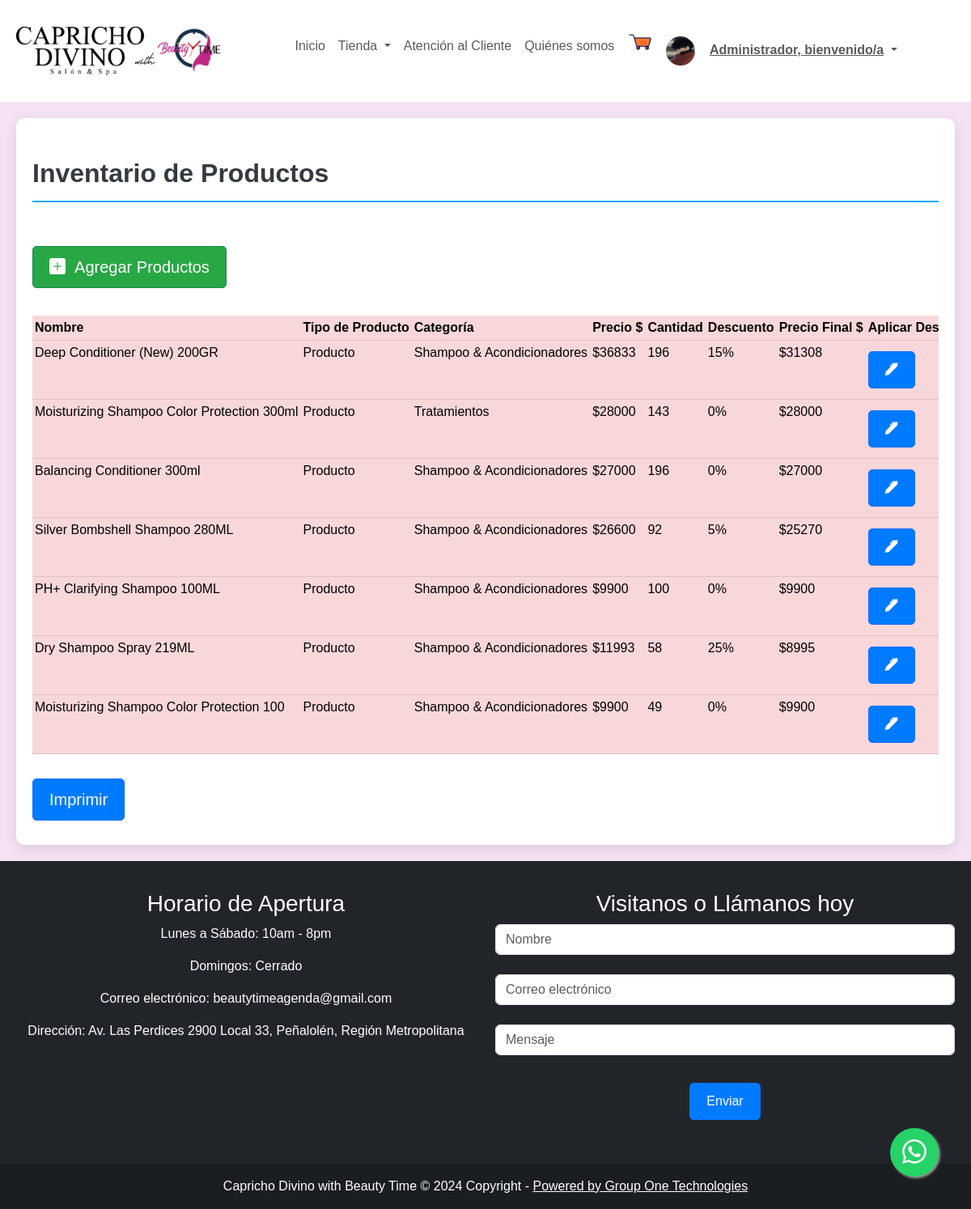
The app's page /paginas/inventario (signed in) with its own data.
### core/models.py (models this page shows, shortened)
class User(AbstractUser):
    CLIENTE = 'Cliente'
    ADMINISTRADOR = 'Administrador'
    TIPO_USUARIO = [
        (CLIENTE, 'Cliente'),
        (ADMINISTRADOR, 'Administrador'),
    ]
    picture = models.ImageField(default = 'users/profile_default.png', upload_to='media/users/')
    direccion = models.CharField(max_length=60, null=True, blank =True)
    region = models.CharField(max_length=200, choices=REGIONES, default=REGIONES[0][0])
    comuna = models.CharField(max_length=200, choices=COMUNAS, default=COMUNAS[0][0])
    telefono = models.CharField(max_length=9, null=True, validators=[MinLengthValidator(9)])
    fecha_nac = models.DateField(null=True)
    tipo_user = models.CharField(max_length=60, choices=TIPO_USUARIO, default=CLIENTE, null=True, blank=True )

class Item(models.Model):
    nombre = models.CharField(max_length=100, null=False)
    descripcion = models.TextField(null=True, blank=True)
    categoria = models.ForeignKey(Categoria, on_delete=models.CASCADE, related_name='items')
    tipo = models.CharField(max_length=50, choices=[('producto', 'Producto'), ('servicio', 'Servicio')])
    costo = models.IntegerField(default=0)
    costo2 = models.IntegerField(default=0)
    picture = models.ImageField(upload_to='media/items/', null=True, blank=True)
    descuento = models.DecimalField(max_digits=4, decimal_places=2, null=True, blank=True, default=0.00)
    class Meta:
        verbose_name = 'item'
        verbose_name_plural = 'items'

class Producto(Item):
    cantidad = models.PositiveIntegerField(default=0)
    class Meta:
        verbose_name = 'producto'
        verbose_name_plural = 'productos'

class Item(models.Model):
    nombre = models.CharField(max_length=100, null=False)
    descripcion = models.TextField(null=True, blank=True)
    categoria = models.ForeignKey(Categoria, on_delete=models.CASCADE, related_name='items')
    tipo = models.CharField(max_length=50, choices=[('producto', 'Producto'), ('servicio', 'Servicio')])
    costo = models.IntegerField(default=0)
    costo2 = models.IntegerField(default=0)
    picture = models.ImageField(upload_to='media/items/', null=True, blank=True)
    descuento = models.DecimalField(max_digits=4, decimal_places=2, null=True, blank=True, default=0.00)
    class Meta:
        verbose_name = 'item'
        verbose_name_plural = 'items'

class Categoria(models.Model):
    nombre = models.CharField(max_length=100, unique=True)
    def __str__(self):
        return self.nombre

### core/views.py (the view)
# urls.py: path('paginas/inventario', views.inventarioProducto, name="inventario"),
@login_required
def inventarioProducto(request):
    productos = Producto.objects.all()
    form = editarProductoForm()
    context = {
        'productos': productos,
        'form':form
    }
    return render(request, 'inventario/inventario.html', context)

### core/forms.py
class editarProductoForm(forms.ModelForm):
    costo = forms.DecimalField(widget=forms.NumberInput(attrs={'type': 'number'}),required=True, label='Costo')
    descuento = forms.DecimalField(widget=forms.NumberInput(attrs={'type': 'number'}), max_digits=4, decimal_places=2, required=True, label='Descuento')
    class Meta:
        model = Producto
        fields = ['costo', 'descuento']
        labels = {
            'costo': 'Costo',
            'descuento': 'Descuento',
        }
        widgets = {
            'costo': forms.NumberInput(attrs={'id': 'costo_editar'}),
            'descuento': forms.NumberInput(attrs={'id': 'descuento_editar'}),
        }

### core/cart.py (called while the page is built, shortened)
  def __iter__(self):
    cart = copy.deepcopy(self.cart)
    productos = Producto.objects.filter(id__in=cart)
    for producto in productos:
      cart[str(producto.id)]["producto"] = producto

### core/context_processors.py (called while the page is built)
def cart_badge(request):
    cart = Cart(request)
    item_count = sum(item['cantidad'] for item in cart)
    return {'cart_badge': item_count}

### core/templates/inventario/inventario.html (shortened to what this page needs)
{% extends "base/base.html" %}
{% load widget_tweaks %}
{% load static %}
{% block css %}
<link rel="stylesheet" href="{% static 'css/productos.css' %}">
{% endblock %}
{% block template %}
<div class="container">
    <div class="row">
        <div class="col-md-12">
            <div class="wrapper">
                <div class="text-left mt-4 name">
                    Inventario de Productos
                </div>
                <div class="table-responsive">
                    <table class="table table-danger table-hover" id="tableinventario">
                        <br>
                        {% if user.is_staff %}
                        <a class="btn btn-success btn-lg" href="{% url 'agregarProducto'%}"><i
                                class="bi bi-plus-square-fill"></i>&nbsp;&nbsp;Agregar Productos</a>
                        <br><br>
                        {% endif %}
                        <thead>
                            <tr class="table-danger">
                                <th>Nombre</th>
                                <th>Tipo de Producto</th>
                                <th>Categoría</th>
                                <th>Precio $</th>
                                <th>Cantidad</th>
                                <th>Descuento</th>
                                <th>Precio Final $</th>
                                <th>Aplicar Descuento</th>
                            </tr>
                        </thead>
                        <tbody class="text-danger">
                            {% for producto in productos %}
                                {% if producto.tipo == "producto" %}
                            <tr class="table-danger">
                                <td class="table-danger">{{producto.nombre}}</td>
                                <td>{{producto.tipo|title}}</td>
                                <td class="table-danger">{{producto.categoria}}</td>
                                <td class="table-danger">${{producto.costo|floatformat:0}}</td>
                                <td class="table-danger">{{producto.cantidad}}</td>
                                <td class="table-danger">{{producto.descuento|floatformat:0}}%</td>
                                <td class="table-danger">${{producto.costo2|floatformat:0}}</td>
                                <td>
                                    <button type="button"
                                        onclick="editarProducto('{{producto.id}}', '{{producto.costo|floatformat:0}}', '{{producto.descuento|floatformat:2}}')"
                                        class="btn btn-primary" data-toggle="modal" href="#EditarProductoModal">
                                        <i class="bi bi-pen-fill"></i>
                                    </button>
                                </td>
                                {% endif %}
                            </tr>
                            {% endfor %}
                        </tbody>
                    </table>
                    <a href="{% url 'verInventario'%}" class="btn btn-lg btn-primary">Imprimir</a>
                    </div>
                </div>
            </div>
        </div>
    </div>
{% endblock %}

### core/templates/base/base.html (shortened to what this page needs)
{% load static %}
<!DOCTYPE html>
<html lang="es">
<head>
  <link href="https://cdn.jsdelivr.net/npm/bootstrap@5.3.0-alpha3/dist/css/bootstrap.min.css" rel="stylesheet"
>
  <link rel="stylesheet" href="https://cdn.jsdelivr.net/npm/bootstrap-icons@1.10.5/font/bootstrap-icons.css">
  <link href="https://cdnjs.cloudflare.com/ajax/libs/bootstrap-icons/1.8.3/font/bootstrap-icons.min.css"
    rel="stylesheet">
  <link rel="stylesheet" href="{% static 'css/btnwsp.css' %}">
  {% block css %}
  {% endblock %}
</head>
<body>
  {% url 'home' as home %}
  <nav class="navbar navbar-expand-lg navbar-light bg-white">
    <div class="container justify-content-center">
      <a class="navbar-brand" href="{% url 'home' %}">
        <img src="{% static 'img/Beauty-Time.png' %}" alt="Logo" class="img-fluid" style="max-height: 60px;">
      </a>
      <div class="collapse navbar-collapse justify-content-center" id="navbarSupportedContent">
        <ul class="navbar-nav mb-2 mb-lg-0">
          <li class="nav-item">
            <a class="nav-link {% if request.path == home %} active {% endif %}" aria-current="page"
              href="{% url 'home' %}">Inicio</a>
          </li>
          <li class="nav-item dropdown">
            <a class="nav-link dropdown-toggle" href="#" id="navbarDropdown" role="button" data-bs-toggle="dropdown"
              aria-expanded="false">
              Tienda
            </a>
          </li>
          <li class="nav-item">
            <a class="nav-link" href="{% url 'atencioncliente' %}">Atención al Cliente</a>
          </li>
          <li><a class="nav-link" href="{% url 'quienes_somos' %}">Quiénes somos</a></li>
          <li style="position: relative;">
              <a href="{% url 'carrito' %}" style="position: relative;">
                  <img src="{% static 'img/carrito_png.png' %}" width="30px" height="30px" alt="Carrito de Compras">
              </a>
          </li>
          {% if request.user.is_authenticated %}
          <ul class="navbar-nav">
            <li class="nav-item dropdown" style="color:white">
              <a class="nav-link dropdown-toggle" href="#" id="navbarDropdown" role="button" data-bs-toggle="dropdown"
                aria-expanded="false">
                <img src="{{ user.picture.url }}" style="border-radius: 25px; background:white;" height="36" width="36"
                  alt="Avatar" />
                <strong style="text-decoration: underline;">{{ user.first_name|capfirst }}, bienvenido/a</strong>
              </a>
            </li>
          </ul>
          {%else%}
          <li class="nav-item">
            <b> <a class="nav-link" href="{% url 'login' %}">Mi Cuenta</a></b>
          </li>
          {% endif %}
      </div>
    </div>
  </nav>
  {% block template %}
  {% endblock %}
  <footer class="bg-dark text-center text-white">
    <div class="container">
      <div class="row">
        <div class="col-md-6 mt-3">
          <div class="footer-content">
            <h3>Horario de Apertura</h3>
            <p>Lunes a Sábado: 10am - 8pm</p>
            <p>Domingos: Cerrado</p>
            <p>Correo electrónico: beautytimeagenda@gmail.com</p>
            <p>Dirección: Av. Las Perdices 2900 Local 33, Peñalolén, Región Metropolitana</p>
          </div>
        </div>
        <div class="col-md-6 mt-3">
          <div class="footer-content">
            <h3>Visitanos o Llámanos hoy</h3>
            <div class="subscribe-form">
              <input type="text" id="nombre" class="form-control" placeholder="Nombre"><br>
              <input type="email" id="subscribe-email" class="form-control" placeholder="Correo electrónico"><br>
              <input type="text" id="mensaje" class="form-control" placeholder="Mensaje"><br>
              <button type="submit" class="btn btn-primary">Enviar</button>
            </div>
          </div>
        </div>
      </div>
    </div>
    <br>
    <div class="text-center p-3" style="background-color: rgba(0, 0, 0, 0.2);">
      Capricho Divino with Beauty Time © 2024 Copyright -
      <a class="text-white" href="#">Powered by Group One Technologies</a>
    </div>
  </footer>
  <a href="https://api.whatsapp.com/send?phone=+56998027818&text=Buenas,%20me%20gustaria%20obtener%20ayuda%20por favor" class="float pulse" target="_blank">
    <i class="bi bi-whatsapp my-float"></i>
  </a>
</body>
</html>

### core/static/css/btnwsp.css (style rules this page uses)
.float { position: fixed; width: 60px; height: 60px; bottom: 40px; right: 40px; background-color: #25d366; color: #FFF; border-radius: 50px; text-align: center; font-size: 30px; box-shadow: 2px 2px 3px #999; z-index: 100; display: flex; align-items: center; justify-content: center; }
.pulse { animation: pulse-animation 2s infinite; }

### core/static/css/productos.css (style rules this page uses)
body { background-color: rgb(244, 226, 244); }
* { margin: 0; padding: 0; box-sizing: border-box; font-family: 'Poppins', sans-serif; }
.container { max-width: 100%; padding: 20px; margin: 0 auto; }
.wrapper { background-color: #ecf0f3; padding: 20px; border-radius: 10px; box-shadow: 0 5px 15px rgba(0,0,0,0.1); }
.name { font-size: 2rem; font-weight: bold; color: #343a40; margin-bottom: 20px; text-align: left; border-bottom: 2px solid #03A9F4; padding-bottom: 10px; }
.table { width: 100%; margin-bottom: 20px; table-layout: auto; }
.table-responsive { overflow-x: auto; }
.table th, .table td { text-align: left; padding: 3px; white-space: nowrap; }
.btn { margin: 10px 0; padding: 10px 20px; border-radius: 5px; transition: background-color 0.3s ease; }
.btn-success { background-color: #28a745; }
.btn-primary { background-color: #007bff; }
.wrapper { background-color: rgb(255, 255, 255); }

### records on screen
User: picture (picture), first_name "Administrador"
Producto: nombre "Deep Conditioner (New) 200GR", tipo "Producto", categoria "Shampoo & Acondicionadores", costo "36833", cantidad "196", descuento "15", costo2 "31308"
Producto: nombre "Moisturizing Shampoo Color Protection 300ml", tipo "Producto", categoria "Tratamientos", costo "28000", cantidad "143", descuento "0", costo2 "28000"
Producto: nombre "Balancing Conditioner 300ml", tipo "Producto", categoria "Shampoo & Acondicionadores", costo "27000", cantidad "196", descuento "0", costo2 "27000"
Producto: nombre "Silver Bombshell Shampoo 280ML", tipo "Producto", categoria "Shampoo & Acondicionadores", costo "26600", cantidad "92", descuento "5", costo2 "25270"
Producto: nombre "PH+ Clarifying Shampoo 100ML", tipo "Producto", categoria "Shampoo & Acondicionadores", costo "9900", cantidad "100", descuento "0", costo2 "9900"
Producto: nombre "Dry Shampoo Spray 219ML", tipo "Producto", categoria "Shampoo & Acondicionadores", costo "11993", cantidad "58", descuento "25", costo2 "8995"
Producto: nombre "Moisturizing Shampoo Color Protection 100", tipo "Producto", categoria "Shampoo & Acondicionadores", costo "9900", cantidad "49", descuento "0", costo2 "9900"
